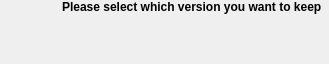
<?xml version="1.0" encoding="UTF-8"?>
<ui version="4.0">
 <class>LocalAndRemotePreviouslyUnsynceDifferWidget</class>
 <widget class="QWidget" name="LocalAndRemotePreviouslyUnsynceDifferWidget">
  <property name="geometry">
   <rect>
    <x>0</x>
    <y>0</y>
    <width>329</width>
    <height>64</height>
   </rect>
  </property>
  <property name="windowTitle">
   <string>Form</string>
  </property>
  <property name="styleSheet">
   <string notr="true">#chooseLocalCopy, #chooseRemoteCopy
{
    border: 1px solid #D6D6D6;
    border-radius: 4px;
}</string>
  </property>
  <layout class="QVBoxLayout" name="verticalLayout">
   <property name="spacing">
    <number>7</number>
   </property>
   <property name="leftMargin">
    <number>7</number>
   </property>
   <property name="topMargin">
    <number>0</number>
   </property>
   <property name="rightMargin">
    <number>7</number>
   </property>
   <item alignment="Qt::AlignTop">
    <widget class="QLabel" name="selectLabel">
     <property name="font">
      <font>
       <weight>75</weight>
       <bold>true</bold>
      </font>
     </property>
     <property name="text">
      <string>Please select which version you want to keep</string>
     </property>
     <property name="indent">
      <number>55</number>
     </property>
    </widget>
   </item>
   <item alignment="Qt::AlignTop">
    <widget class="StalledIssueChooseWidget" name="chooseLocalCopy" native="true"/>
   </item>
   <item alignment="Qt::AlignTop">
    <widget class="StalledIssueChooseWidget" name="chooseRemoteCopy" native="true"/>
   </item>
  </layout>
 </widget>
 <customwidgets>
  <customwidget>
   <class>StalledIssueChooseWidget</class>
   <extends>QWidget</extends>
   <header>StalledIssueChooseWidget.h</header>
   <container>1</container>
  </customwidget>
 </customwidgets>
 <resources/>
 <connections/>
</ui>
